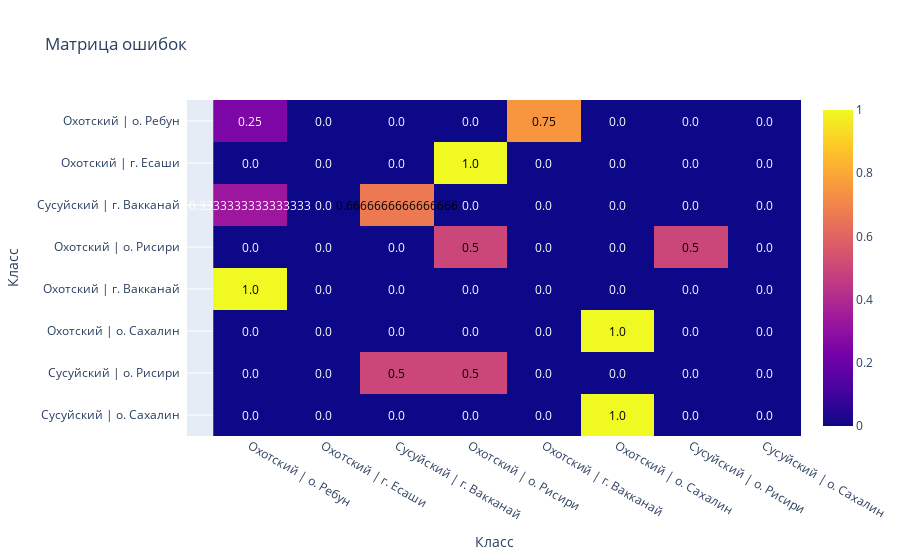

Source (notebook cell):
### Code cell
type_model.fit(X_train, y_train['Тип'])
territory_model.fit(X_train, y_train['Территория'])

type_pred = type_model.predict(X_test)
territory_pred = territory_model.predict(X_test)
type_territory_pred = type_pred + ' | ' + territory_pred

type_territory_true = y_test['Тип'] + ' | ' + y_test['Территория']

print(classification_report(type_territory_true, type_territory_pred, zero_division=0))
print(f'f1 = {f1_score(type_territory_true, type_territory_pred, average="weighted")}')
plot_confusion_matrix(y_true=type_territory_true, y_pred=type_territory_pred, classes=type_territory_true.unique().tolist())

### Figure 1 — Plotly figure (JSON) as saved in the notebook; plotly's stock layout.template omitted (floating-point values rounded to 4 significant figures)
{"data": [{"colorscale": [[0.0, "#0d0887"], [0.1111, "#46039f"], [0.2222, "#7201a8"], [0.3333, "#9c179e"], [0.4444, "#bd3786"], [0.5556, "#d8576b"], [0.6667, "#ed7953"], [0.7778, "#fb9f3a"], [0.8889, "#fdca26"], [1.0, "#f0f921"]], "reversescale": false, "showscale": true, "type": "heatmap", "x": ["Охотский | о. Ребун", "Охотский | г. Есаши", "Сусуйский | г. Вакканай", "Охотский | о. Рисири", "Охотский | г. Вакканай", "Охотский | о. Сахалин", "Сусуйский | о. Рисири", "Сусуйский | о. Сахалин"], "y": ["Охотский | о. Ребун", "Охотский | г. Есаши", "Сусуйский | г. Вакканай", "Охотский | о. Рисири", "Охотский | г. Вакканай", "Охотский | о. Сахалин", "Сусуйский | о. Рисири", "Сусуйский | о. Сахалин"], "z": [[0.25, 0.0, 0.0, 0.0, 0.75, 0.0, 0.0, 0.0], [0.0, 0.0, 0.0, 1.0, 0.0, 0.0, 0.0, 0.0], [0.3333, 0.0, 0.6667, 0.0, 0.0, 0.0, 0.0, 0.0], [0.0, 0.0, 0.0, 0.5, 0.0, 0.0, 0.5, 0.0], [1.0, 0.0, 0.0, 0.0, 0.0, 0.0, 0.0, 0.0], [0.0, 0.0, 0.0, 0.0, 0.0, 1.0, 0.0, 0.0], [0.0, 0.0, 0.5, 0.5, 0.0, 0.0, 0.0, 0.0], [0.0, 0.0, 0.0, 0.0, 0.0, 1.0, 0.0, 0.0]]}], "layout": {"annotations": [{"font": {"color": "#FFFFFF"}, "showarrow": false, "text": "0.25", "x": "Охотский | о. Ребун", "xref": "x", "y": "Охотский | о. Ребун", "yref": "y"}, {"font": {"color": "#FFFFFF"}, "showarrow": false, "text": "0.0", "x": "Охотский | г. Есаши", "xref": "x", "y": "Охотский | о. Ребун", "yref": "y"}, {"font": {"color": "#FFFFFF"}, "showarrow": false, "text": "0.0", "x": "Сусуйский | г. Вакканай", "xref": "x", "y": "Охотский | о. Ребун", "yref": "y"}, {"font": {"color": "#FFFFFF"}, "showarrow": false, "text": "0.0", "x": "Охотский | о. Рисири", "xref": "x", "y": "Охотский | о. Ребун", "yref": "y"}, {"font": {"color": "#000000"}, "showarrow": false, "text": "0.75", "x": "Охотский | г. Вакканай", "xref": "x", "y": "Охотский | о. Ребун", "yref": "y"}, {"font": {"color": "#FFFFFF"}, "showarrow": false, "text": "0.0", "x": "Охотский | о. Сахалин", "xref": "x", "y": "Охотский | о. Ребун", "yref": "y"}, {"font": {"color": "#FFFFFF"}, "showarrow": false, "text": "0.0", "x": "Сусуйский | о. Рисири", "xref": "x", "y": "Охотский | о. Ребун", "yref": "y"}, {"font": {"color": "#FFFFFF"}, "showarrow": false, "text": "0.0", "x": "Сусуйский | о. Сахалин", "xref": "x", "y": "Охотский | о. Ребун", "yref": "y"}, {"font": {"color": "#FFFFFF"}, "showarrow": false, "text": "0.0", "x": "Охотский | о. Ребун", "xref": "x", "y": "Охотский | г. Есаши", "yref": "y"}, {"font": {"color": "#FFFFFF"}, "showarrow": false, "text": "0.0", "x": "Охотский | г. Есаши", "xref": "x", "y": "Охотский | г. Есаши", "yref": "y"}, {"font": {"color": "#FFFFFF"}, "showarrow": false, "text": "0.0", "x": "Сусуйский | г. Вакканай", "xref": "x", "y": "Охотский | г. Есаши", "yref": "y"}, {"font": {"color": "#000000"}, "showarrow": false, "text": "1.0", "x": "Охотский | о. Рисири", "xref": "x", "y": "Охотский | г. Есаши", "yref": "y"}, {"font": {"color": "#FFFFFF"}, "showarrow": false, "text": "0.0", "x": "Охотский | г. Вакканай", "xref": "x", "y": "Охотский | г. Есаши", "yref": "y"}, {"font": {"color": "#FFFFFF"}, "showarrow": false, "text": "0.0", "x": "Охотский | о. Сахалин", "xref": "x", "y": "Охотский | г. Есаши", "yref": "y"}, {"font": {"color": "#FFFFFF"}, "showarrow": false, "text": "0.0", "x": "Сусуйский | о. Рисири", "xref": "x", "y": "Охотский | г. Есаши", "yref": "y"}, {"font": {"color": "#FFFFFF"}, "showarrow": false, "text": "0.0", "x": "Сусуйский | о. Сахалин", "xref": "x", "y": "Охотский | г. Есаши", "yref": "y"}, {"font": {"color": "#FFFFFF"}, "showarrow": false, "text": "0.3333333333333333", "x": "Охотский | о. Ребун", "xref": "x", "y": "Сусуйский | г. Вакканай", "yref": "y"}, {"font": {"color": "#FFFFFF"}, "showarrow": false, "text": "0.0", "x": "Охотский | г. Есаши", "xref": "x", "y": "Сусуйский | г. Вакканай", "yref": "y"}, {"font": {"color": "#000000"}, "showarrow": false, "text": "0.6666666666666666", "x": "Сусуйский | г. Вакканай", "xref": "x", "y": "Сусуйский | г. Вакканай", "yref": "y"}, {"font": {"color": "#FFFFFF"}, "showarrow": false, "text": "0.0", "x": "Охотский | о. Рисири", "xref": "x", "y": "Сусуйский | г. Вакканай", "yref": "y"}, {"font": {"color": "#FFFFFF"}, "showarrow": false, "text": "0.0", "x": "Охотский | г. Вакканай", "xref": "x", "y": "Сусуйский | г. Вакканай", "yref": "y"}, {"font": {"color": "#FFFFFF"}, "showarrow": false, "text": "0.0", "x": "Охотский | о. Сахалин", "xref": "x", "y": "Сусуйский | г. Вакканай", "yref": "y"}, {"font": {"color": "#FFFFFF"}, "showarrow": false, "text": "0.0", "x": "Сусуйский | о. Рисири", "xref": "x", "y": "Сусуйский | г. Вакканай", "yref": "y"}, {"font": {"color": "#FFFFFF"}, "showarrow": false, "text": "0.0", "x": "Сусуйский | о. Сахалин", "xref": "x", "y": "Сусуйский | г. Вакканай", "yref": "y"}, {"font": {"color": "#FFFFFF"}, "showarrow": false, "text": "0.0", "x": "Охотский | о. Ребун", "xref": "x", "y": "Охотский | о. Рисири", "yref": "y"}, {"font": {"color": "#FFFFFF"}, "showarrow": false, "text": "0.0", "x": "Охотский | г. Есаши", "xref": "x", "y": "Охотский | о. Рисири", "yref": "y"}, {"font": {"color": "#FFFFFF"}, "showarrow": false, "text": "0.0", "x": "Сусуйский | г. Вакканай", "xref": "x", "y": "Охотский | о. Рисири", "yref": "y"}, {"font": {"color": "#000000"}, "showarrow": false, "text": "0.5", "x": "Охотский | о. Рисири", "xref": "x", "y": "Охотский | о. Рисири", "yref": "y"}, {"font": {"color": "#FFFFFF"}, "showarrow": false, "text": "0.0", "x": "Охотский | г. Вакканай", "xref": "x", "y": "Охотский | о. Рисири", "yref": "y"}, {"font": {"color": "#FFFFFF"}, "showarrow": false, "text": "0.0", "x": "Охотский | о. Сахалин", "xref": "x", "y": "Охотский | о. Рисири", "yref": "y"}, {"font": {"color": "#000000"}, "showarrow": false, "text": "0.5", "x": "Сусуйский | о. Рисири", "xref": "x", "y": "Охотский | о. Рисири", "yref": "y"}, {"font": {"color": "#FFFFFF"}, "showarrow": false, "text": "0.0", "x": "Сусуйский | о. Сахалин", "xref": "x", "y": "Охотский | о. Рисири", "yref": "y"}, {"font": {"color": "#000000"}, "showarrow": false, "text": "1.0", "x": "Охотский | о. Ребун", "xref": "x", "y": "Охотский | г. Вакканай", "yref": "y"}, {"font": {"color": "#FFFFFF"}, "showarrow": false, "text": "0.0", "x": "Охотский | г. Есаши", "xref": "x", "y": "Охотский | г. Вакканай", "yref": "y"}, {"font": {"color": "#FFFFFF"}, "showarrow": false, "text": "0.0", "x": "Сусуйский | г. Вакканай", "xref": "x", "y": "Охотский | г. Вакканай", "yref": "y"}, {"font": {"color": "#FFFFFF"}, "showarrow": false, "text": "0.0", "x": "Охотский | о. Рисири", "xref": "x", "y": "Охотский | г. Вакканай", "yref": "y"}, {"font": {"color": "#FFFFFF"}, "showarrow": false, "text": "0.0", "x": "Охотский | г. Вакканай", "xref": "x", "y": "Охотский | г. Вакканай", "yref": "y"}, {"font": {"color": "#FFFFFF"}, "showarrow": false, "text": "0.0", "x": "Охотский | о. Сахалин", "xref": "x", "y": "Охотский | г. Вакканай", "yref": "y"}, {"font": {"color": "#FFFFFF"}, "showarrow": false, "text": "0.0", "x": "Сусуйский | о. Рисири", "xref": "x", "y": "Охотский | г. Вакканай", "yref": "y"}, {"font": {"color": "#FFFFFF"}, "showarrow": false, "text": "0.0", "x": "Сусуйский | о. Сахалин", "xref": "x", "y": "Охотский | г. Вакканай", "yref": "y"}, {"font": {"color": "#FFFFFF"}, "showarrow": false, "text": "0.0", "x": "Охотский | о. Ребун", "xref": "x", "y": "Охотский | о. Сахалин", "yref": "y"}, {"font": {"color": "#FFFFFF"}, "showarrow": false, "text": "0.0", "x": "Охотский | г. Есаши", "xref": "x", "y": "Охотский | о. Сахалин", "yref": "y"}, {"font": {"color": "#FFFFFF"}, "showarrow": false, "text": "0.0", "x": "Сусуйский | г. Вакканай", "xref": "x", "y": "Охотский | о. Сахалин", "yref": "y"}, {"font": {"color": "#FFFFFF"}, "showarrow": false, "text": "0.0", "x": "Охотский | о. Рисири", "xref": "x", "y": "Охотский | о. Сахалин", "yref": "y"}, {"font": {"color": "#FFFFFF"}, "showarrow": false, "text": "0.0", "x": "Охотский | г. Вакканай", "xref": "x", "y": "Охотский | о. Сахалин", "yref": "y"}, {"font": {"color": "#000000"}, "showarrow": false, "text": "1.0", "x": "Охотский | о. Сахалин", "xref": "x", "y": "Охотский | о. Сахалин", "yref": "y"}, {"font": {"color": "#FFFFFF"}, "showarrow": false, "text": "0.0", "x": "Сусуйский | о. Рисири", "xref": "x", "y": "Охотский | о. Сахалин", "yref": "y"}, {"font": {"color": "#FFFFFF"}, "showarrow": false, "text": "0.0", "x": "Сусуйский | о. Сахалин", "xref": "x", "y": "Охотский | о. Сахалин", "yref": "y"}, {"font": {"color": "#FFFFFF"}, "showarrow": false, "text": "0.0", "x": "Охотский | о. Ребун", "xref": "x", "y": "Сусуйский | о. Рисири", "yref": "y"}, {"font": {"color": "#FFFFFF"}, "showarrow": false, "text": "0.0", "x": "Охотский | г. Есаши", "xref": "x", "y": "Сусуйский | о. Рисири", "yref": "y"}, {"font": {"color": "#000000"}, "showarrow": false, "text": "0.5", "x": "Сусуйский | г. Вакканай", "xref": "x", "y": "Сусуйский | о. Рисири", "yref": "y"}, {"font": {"color": "#000000"}, "showarrow": false, "text": "0.5", "x": "Охотский | о. Рисири", "xref": "x", "y": "Сусуйский | о. Рисири", "yref": "y"}, {"font": {"color": "#FFFFFF"}, "showarrow": false, "text": "0.0", "x": "Охотский | г. Вакканай", "xref": "x", "y": "Сусуйский | о. Рисири", "yref": "y"}, {"font": {"color": "#FFFFFF"}, "showarrow": false, "text": "0.0", "x": "Охотский | о. Сахалин", "xref": "x", "y": "Сусуйский | о. Рисири", "yref": "y"}, {"font": {"color": "#FFFFFF"}, "showarrow": false, "text": "0.0", "x": "Сусуйский | о. Рисири", "xref": "x", "y": "Сусуйский | о. Рисири", "yref": "y"}, {"font": {"color": "#FFFFFF"}, "showarrow": false, "text": "0.0", "x": "Сусуйский | о. Сахалин", "xref": "x", "y": "Сусуйский | о. Рисири", "yref": "y"}, {"font": {"color": "#FFFFFF"}, "showarrow": false, "text": "0.0", "x": "Охотский | о. Ребун", "xref": "x", "y": "Сусуйский | о. Сахалин", "yref": "y"}, {"font": {"color": "#FFFFFF"}, "showarrow": false, "text": "0.0", "x": "Охотский | г. Есаши", "xref": "x", "y": "Сусуйский | о. Сахалин", "yref": "y"}, {"font": {"color": "#FFFFFF"}, "showarrow": false, "text": "0.0", "x": "Сусуйский | г. Вакканай", "xref": "x", "y": "Сусуйский | о. Сахалин", "yref": "y"}, {"font": {"color": "#FFFFFF"}, "showarrow": false, "text": "0.0", "x": "Охотский | о. Рисири", "xref": "x", "y": "Сусуйский | о. Сахалин", "yref": "y"}, {"font": {"color": "#FFFFFF"}, "showarrow": false, "text": "0.0", "x": "Охотский | г. Вакканай", "xref": "x", "y": "Сусуйский | о. Сахалин", "yref": "y"}, {"font": {"color": "#000000"}, "showarrow": false, "text": "1.0", "x": "Охотский | о. Сахалин", "xref": "x", "y": "Сусуйский | о. Сахалин", "yref": "y"}, {"font": {"color": "#FFFFFF"}, "showarrow": false, "text": "0.0", "x": "Сусуйский | о. Рисири", "xref": "x", "y": "Сусуйский | о. Сахалин", "yref": "y"}, {"font": {"color": "#FFFFFF"}, "showarrow": false, "text": "0.0", "x": "Сусуйский | о. Сахалин", "xref": "x", "y": "Сусуйский | о. Сахалин", "yref": "y"}], "title": {"text": "Матрица ошибок"}, "xaxis": {"dtick": 1, "gridcolor": "rgb(0, 0, 0)", "side": "bottom", "ticks": "", "title": {"text": "Класс"}}, "yaxis": {"autorange": "reversed", "dtick": 1, "ticks": "", "ticksuffix": "  ", "title": {"text": "Класс"}}}}
